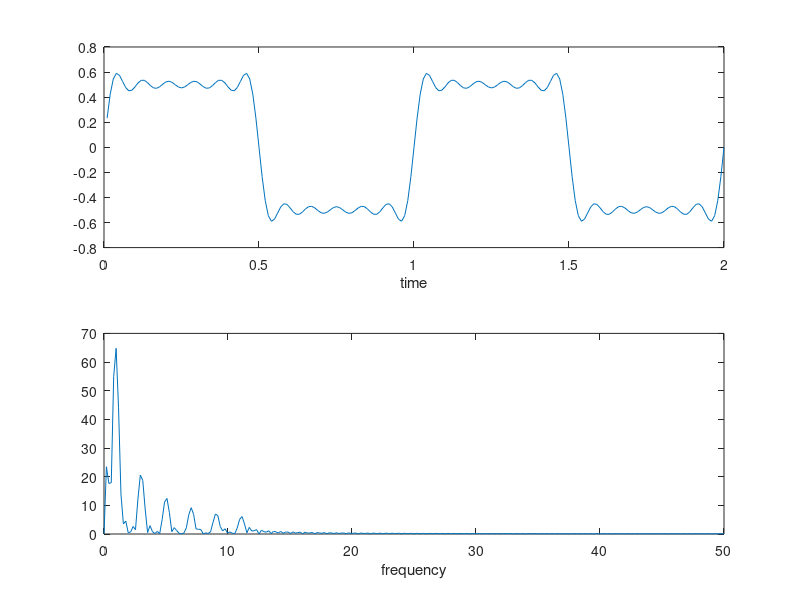

Recreate this plot in MATLAB.
close all; clear all; clc;

Fs = 100;
t = (1:200)/Fs;
f1 = 1;
f2 = 3;
f3 = 5;
f4 = 7;
f5 = 9;
f6 = 11;

s1 = (2/pi) * sin(2*pi*f1*t);
s2 = (2/3/pi) * sin(2*pi*f2*t);
s3 = (2/5/pi) * sin(2*pi*f3*t);
s4 = (2/7/pi) * sin(2*pi*f4*t);
s5 = (2/9/pi) * sin(2*pi*f5*t);
s6 = (2/11/pi) * sin(2*pi*f6*t);
s = s1 + s2 + s3 + s4 + s5 + s6;

subplot(211)
plot(t, s)
xlabel('time')

n = 512;
S = fft(s, n);
S_mag = abs(S(1:n/2 + 1));
w = (0:n/2) * (Fs/n);

subplot(212)
plot(w, S_mag)
xlabel('frequency')

% saveas(gcf, 'kom6.jpg')